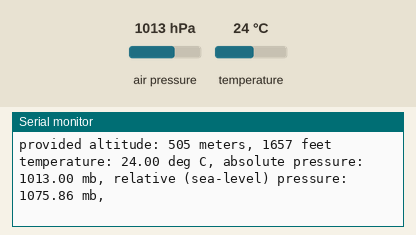
Recording of a sketch running on a simulated ESP32. Shown: the last lines printed to the serial monitor. The test bench sets the inputs (shaded band); at power-on: air pressure 1013 hPa, temperature 24 °C.

Above: at 5.8 s.
5.9 s: air pressure set to 952 hPa
At 11.1 s:
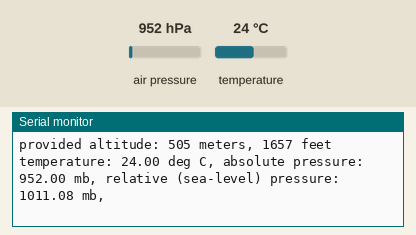
11.9 s: temperature set to 12 °C
At 16.1 s:
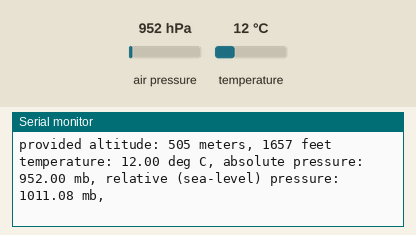
17.9 s: air pressure set to 975 hPa
At 21.1 s:
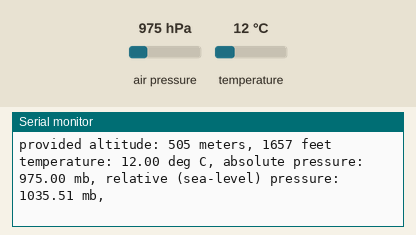
Timing chart, 0 to 22.6 s (numbered marks = the images above; inputs shaded):
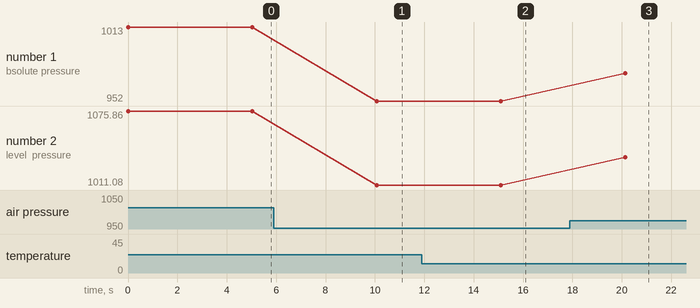

Measured:
- after the input at 5.9 s, the serial monitor: prints a new line after 4.2 s (image 1)
- after the input at 11.9 s, the serial monitor: prints a new line after 3.2 s (image 2)
- after the input at 17.9 s, the serial monitor: prints a new line after 2.2 s (image 3)
- plotted number 1: 1013 → 952 after the input at 5.9 s, 952 → 975 after the input at 17.9 s
- plotted number 2: 1075.86 → 1011.08 after the input at 5.9 s, 1011.08 → 1035.51 after the input at 17.9 s

The sketch:

SFE_BMP180_example.ino
```cpp
#include <SFE_BMP180.h>
#include <Wire.h>
SFE_BMP180 pressure;
#define ALTITUDE 505.0 // Altitude of SparkFun's HQ in Boulder, CO. in meters

void setup()
{
  Serial.begin(115200);

  if (pressure.begin())
    Serial.println("BMP180 init success");
  else
  {
    Serial.println("BMP180 init fail");
    while(1);
  }
}

void loop()
{
  char status;
  double T,P,p0,a;

  Serial.println();
  Serial.print("provided altitude: ");
  Serial.print(ALTITUDE,0);
  Serial.print(" meters, ");
  Serial.print(ALTITUDE*3.28084,0);
  Serial.println(" feet");

  status = pressure.startTemperature();
  if (status != 0)
  {
    delay(status);

    status = pressure.getTemperature(T);
    if (status != 0)
    {
      Serial.print("temperature: ");
      Serial.print(T,2);
      Serial.print(" deg C, ");

      status = pressure.startPressure(3);
      if (status != 0)
      {
        delay(status);
        status = pressure.getPressure(P,T);
        if (status != 0)
        {
          Serial.print("absolute pressure: ");
          Serial.print(P,2);
          Serial.print(" mb, "); //To convert it into other unit use: (P*0.0295333727,2) it is in inHg

          p0 = pressure.sealevel(P,ALTITUDE); // we're at 505 meters (Hyderabad, India)
          Serial.print("relative (sea-level) pressure: ");
          Serial.print(p0,2);
          Serial.print(" mb, ");
        }
        else Serial.println("error retrieving pressure measurement\n");
      }
      else Serial.println("error starting pressure measurement\n");
    }
    else Serial.println("error retrieving temper ature measurement\n");
  }
  else Serial.println("error starting temperature measurement\n");
  delay(5000);
}
```
